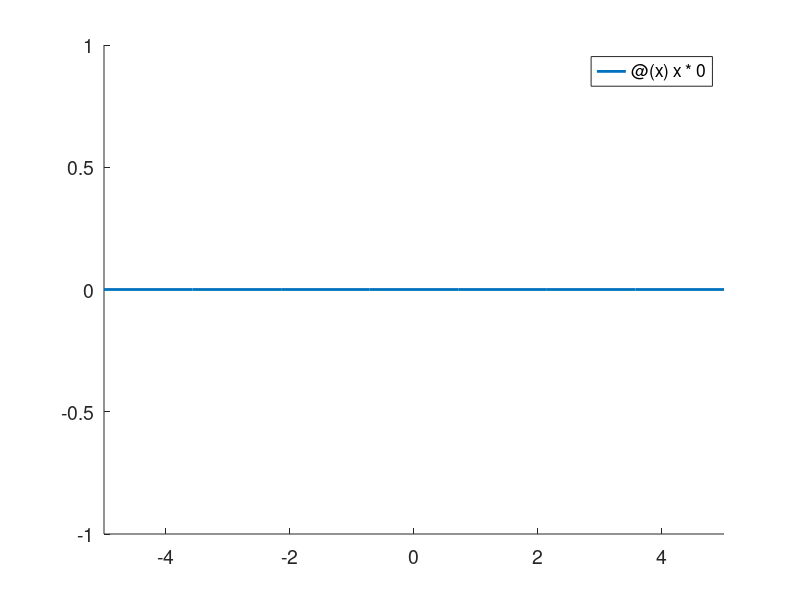

Here is the MATLAB script that generated this plot: (Note: this script raises an error after producing the figure.)
%% Position Change Test
clc; clear; close all;

%% Intial Conditions 
x0 = 0; y0 = 0;
th0 = deg2rad(0);
bMax = deg2rad(30);
brMax = deg2rad(5);
bank = 0;
f = @(x) x*0;

%%  Constraints
spd = 50; g=9.81; 
kmax  = g/spd^2*tan(bMax);  
dkmax = (g/spd^3)*brMax*sec(bMax)^2;
k0 = g/spd^2*tan(bank);

%% Optimization
N = 30;
y = linspace(y0,-4000,N);

figure('DefaultAxesFontSize',14); hold on;
fplot(f, 'LineWidth',2)
WBar = waitbar(0,'Computing Clothoids');

k = 0; 
for y0 = y
    k = k + 1;
    
    waitbar(k/N,WBar)
    
    clear optim s x fval output arc; pause(.01);
    optim = Clothoid3ArcOptim(f,x0,y0,th0,k0,kmax,dkmax, spd);
    [x, fval, output, S] = optim.ClothoidOptimOutputs();
    SS0 = S.get(1); SS1 = S.get(2); SS2 = S.get(3);
    
    
    Length(k) = S.length();
    arc = linspace(0,S.length);
     
    [x_s, y_s] = S.evaluate(arc);
    plot(x0,y0,'g*');
    plot(x_s,y_s,'-r');
    
end
close(WBar);

%% Plotting -----
plot(x0,y0,'g*');
legend('Target Path', 'Starting Position', 'Return Paths');
xlabel('X (m)'); ylabel('Y (m)');
grid; axis equal;
ax = gca;
outerpos = ax.OuterPosition; ti = ax.TightInset; 
left = outerpos(1) + ti(1); bottom = outerpos(2) + ti(2);
ax_width = outerpos(3) - ti(1) - ti(3); ax_height = outerpos(4) - ti(2) - ti(4);
ax.Position = [left bottom ax_width ax_height];

figure('DefaultAxesFontSize',14); 
plot(abs(y-f(0)),Length,'LineWidth',2); grid; 
xlabel('dy (m)'); ylabel('Clothoid Length');
ax = gca;
outerpos = ax.OuterPosition; ti = ax.TightInset; 
left = outerpos(1) + ti(1); bottom = outerpos(2) + ti(2);
ax_width = outerpos(3) - ti(1) - ti(3); ax_height = outerpos(4) - ti(2) - ti(4);
ax.Position = [left bottom ax_width ax_height];
